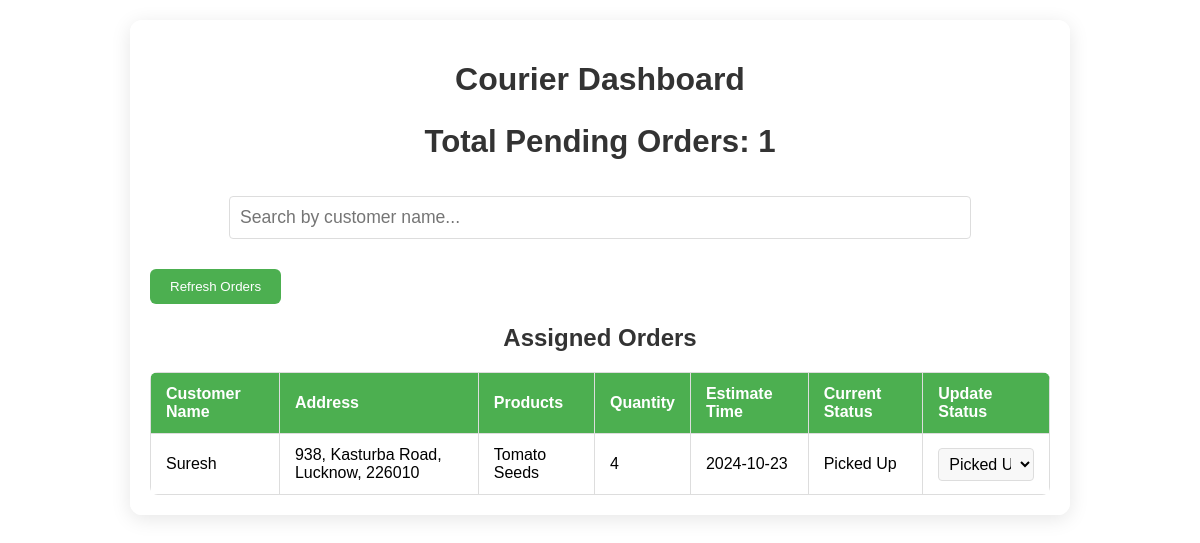
The page /courier/1/orders on the database as committed earlier.
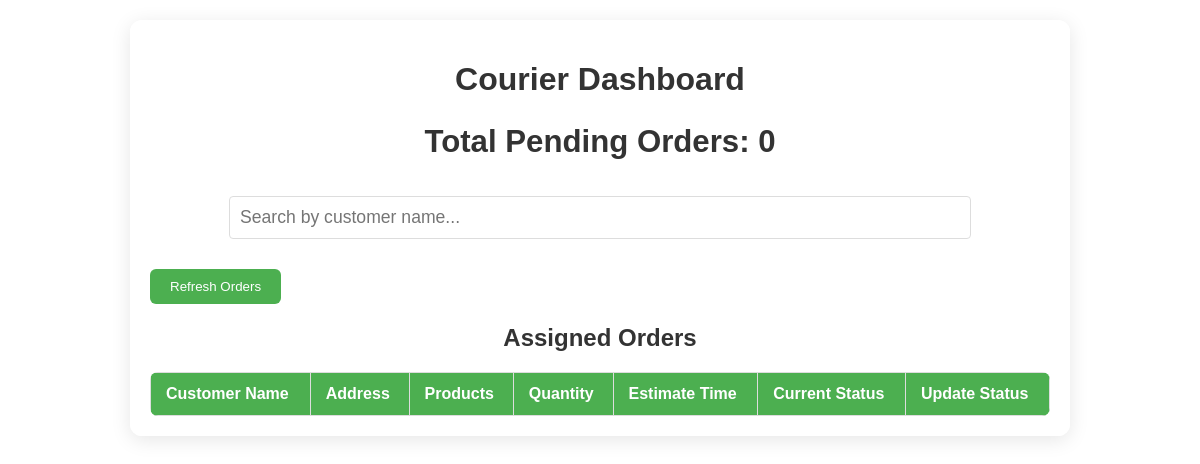
The same page on the database as committed later.
### models.py (models this page shows)
class Order(db.Model):
    __tablename__ = 'order'
    order_id = db.Column(db.Integer, primary_key=True)
    customer_name = db.Column(db.String(100), nullable=False)
    customer_address = db.Column(db.String(200), nullable=False)
    customer_phone = db.Column(db.String(15), nullable=False)
    pincode = db.Column(db.Integer, nullable=False)
    courier_id = db.Column(db.Integer, db.ForeignKey('courier.courier_id'), nullable=False)
    status = db.Column(db.String(50), nullable=False, default='Pending')
    estimated_delivery = db.Column(db.Date, nullable=False)
    created_at = db.Column(db.DateTime, default=datetime.now(timezone.utc))
    updated_at = db.Column(db.DateTime, default=datetime.now(timezone.utc), onupdate=datetime.now(timezone.utc))
    courier = db.relationship('Courier', back_populates='orders')
    audit_logs = db.relationship('Audit', back_populates='order', lazy='dynamic')

### app.py (the view)
@app.route('/courier/<int:courier_id>/orders', methods=['GET'])
def get_assigned_orders(courier_id):
    courier = Courier.query.get(courier_id)
    if not courier:
        return jsonify({'error': 'Courier not found'}), 404
    orders = Order.query.filter(Order.courier_id==courier_id, Order.status != "Delivered").all()
    orders_list = [{
        'order_id': order.order_id,
        'customer_name': order.customer_name,
        'customer_address': order.customer_address+', '+str(order.pincode),
        'customer_phone': order.customer_phone,
        'products': synthetic_order_list.get(order.order_id),
        'quantity': synthetic_quantity.get(order.order_id),
        'status': order.status,
        'estimated_delivery':order.estimated_delivery.strftime('%Y-%m-%d'),
        'created_at': order.created_at,
        'updated_at': order.updated_at
    } for order in orders]
    if request.args.get('json'):
        return jsonify({'orders': orders_list})
    return render_template('index.html', orders=orders_list, courier_id=courier_id)

### templates/index.html (shortened to what this page needs)
<!DOCTYPE html>
<html lang="en">
<head>
    <link rel="stylesheet" href="{{ url_for('static', filename='styles.css') }}">
</head>
<body>
    <div class="container">
        <h1>Courier Dashboard</h1>
        <div class="summary">
            <h2>Total Pending Orders: <span id="total-pending">{{ orders|length }}</span></h2>
        </div>
        <div class="search-container">
            <input type="text" id="search-pending" class="search-input" placeholder="Search by customer name..." onkeyup="filterPendingOrders()">
        </div>
        <button class="refresh-button" onclick="refreshPendingOrders()">Refresh Orders</button>
        <h2>Assigned Orders</h2>
        <table id="pending-orders-table">
            <thead>
                <tr>
                    <th>Customer Name</th>
                    <th>Address</th>
                    <th>Products</th>
                    <th>Quantity</th>
                    <th>Estimate Time</th>
                    <th>Current Status</th>
                    <th>Update Status</th>
                </tr>
            </thead>
            <tbody id="pending-orders-body">
                {% for order in orders %}
                <tr>
                    <td>{{ order['customer_name'] }}</td>
                    <td>{{ order['customer_address'] }}</td>
                    <td>{{ order['products']  }}</td>
                    <td>{{ order['quantity'] }}</td>
                    <td>{{ order['estimated_delivery'] }}</td>
                    <td class="current-status">{{ order['status'] }}</td>
                    <td>
                        <form action="{{ url_for('update_order_status') }}" method="post" class="status-form">
                            <select name="new_status" class="status-dropdown" onchange="handleStatusChange(this)">
                                <option value="Picked Up" {% if order['status'] == 'Picked Up' %}selected{% endif %}>Picked Up</option>
                            </select>
                        </form>
                    </td>
                </tr>
                {% endfor %}
            </tbody>
        </table>
    </div>
</body>
</html>

### static/styles.css (style rules this page uses)
body { font-family: 'Arial', sans-serif; background-image: url('images/logistics.png'); background-size: cover; background-attachment: fixed; margin: 0; padding: 20px; }
h1, h2 { text-align: center; color: #333; }
.container { max-width: 900px; margin: auto; background: rgba(255, 255, 255, 0.9); padding: 20px; border-radius: 12px; box-shadow: 0 4px 20px rgba(0, 0, 0, 0.1); }
table { width: 100%; border-collapse: collapse; margin-top: 20px; border-radius: 8px; overflow: hidden; background-color: white; }
table th, table td { border: 1px solid #ddd; padding: 12px 15px; text-align: left; }
table th { background-color: #4CAF50; color: white; }
.summary { margin: 20px 0; text-align: center; font-size: 1.3em; }
.search-container { margin: 20px 0; text-align: center; }
.search-input { padding: 10px; width: 80%; border: 1px solid #ddd; border-radius: 4px; font-size: 1em; }
.refresh-button { padding: 10px 20px; background-color: #4CAF50; color: white; border: none; border-radius: 6px; cursor: pointer; margin-top: 10px; transition: background-color 0.3s ease; }
input[type="text"] { font-size: 1.1em; margin-top: 10px; }

Rows that differ between the two databases and show on the page:
removed Order: customer_name "Suresh", customer_address "938, Kasturba Road, Lucknow, 226010", products "Tomato Seeds", quantity "4", estimated_delivery "2024-10-23", status "Picked Up", new_status "Picked Up"
Other text that changed with them:
{{ orders|length }}: "1" → "0"
